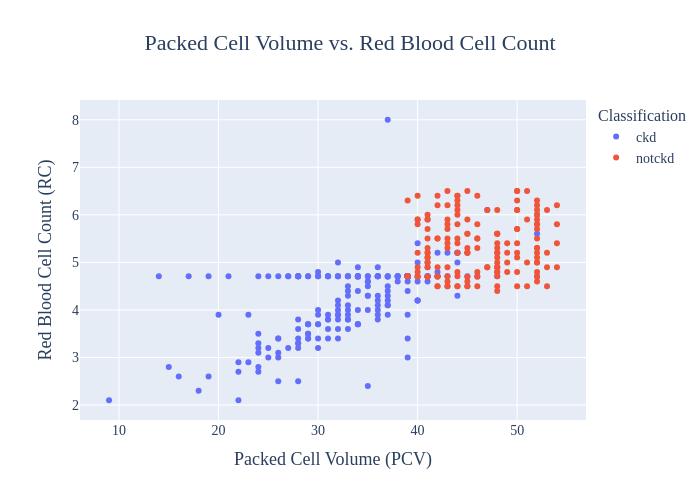

Notebook source saved alongside this figure:
### Markdown cell above
The correlation matrix shows that several of the variables are closely related. For example, hemoglobin and packed cell volume have a strong positive correlation (0.85), while packed cell volume and red blood cell count (0.70) and hemoglobin and red blood cell count (0.68) are also strongly correlated. This supports the patterns seen in the scatter plots, where patients with CKD generally had lower values for these measurements than patients without CKD. Since these variables appear to provide similar information, future analysis may consider removing one or more of them to reduce redundancy and simplify the model. Feature selection techniques can then be used to determine which variables contribute the most to predicting chronic kidney disease.

### Code cell
import plotly.express as px

fig = px.scatter(
    df_kd,
    x='pcv',
    y='rc',
    color='classification',
    title='Packed Cell Volume vs. Red Blood Cell Count',
    labels={
        'pcv': 'Packed Cell Volume (PCV)',
        'rc': 'Red Blood Cell Count (RC)',
        'classification': 'Classification'
    },
    width=700,      # Narrower figure
    height=500
)

fig.update_layout(
    font=dict(
        family='Times New Roman',
        size=14
    ),
    title=dict(
        font=dict(size=22),
        x=0.5,          # Center the title
        xanchor='center'
    ),
    xaxis_title_font=dict(size=18),
    yaxis_title_font=dict(size=18),
    legend_title_font=dict(size=16),
    legend_font=dict(size=14)
)

fig.update_xaxes(tickfont=dict(size=14))
fig.update_yaxes(tickfont=dict(size=14))

fig.show()

### Figure 1 — Plotly figure (JSON) as saved in the notebook; plotly's stock layout.template omitted (floating-point values rounded to 4 significant figures; data arrays with more than 128 entries replaced by an {"elided": "..."} marker saying what was removed)
{"data": [{"hovertemplate": "Classification=ckd<br>Packed Cell Volume (PCV)=%{x}<br>Red Blood Cell Count (RC)=%{y}<extra></extra>", "legendgroup": "ckd", "marker": {"color": "#636efa", "symbol": "circle"}, "mode": "markers", "name": "ckd", "orientation": "v", "showlegend": true, "type": "scatter", "x": {"elided": "250 int values"}, "xaxis": "x", "y": {"elided": "250 float values"}, "yaxis": "y"}, {"hovertemplate": "Classification=notckd<br>Packed Cell Volume (PCV)=%{x}<br>Red Blood Cell Count (RC)=%{y}<extra></extra>", "legendgroup": "notckd", "marker": {"color": "#EF553B", "symbol": "circle"}, "mode": "markers", "name": "notckd", "orientation": "v", "showlegend": true, "type": "scatter", "x": {"elided": "150 int values"}, "xaxis": "x", "y": {"elided": "150 float values"}, "yaxis": "y"}], "layout": {"font": {"family": "Times New Roman", "size": 14}, "height": 500, "legend": {"font": {"size": 14}, "title": {"font": {"size": 16}, "text": "Classification"}, "tracegroupgap": 0}, "title": {"font": {"size": 22}, "text": "Packed Cell Volume vs. Red Blood Cell Count", "x": 0.5, "xanchor": "center"}, "width": 700, "xaxis": {"anchor": "y", "autorange": true, "domain": [0, 1], "range": [6.081, 56.92], "tickfont": {"size": 14}, "title": {"font": {"size": 18}, "text": "Packed Cell Volume (PCV)"}, "type": "linear"}, "yaxis": {"anchor": "x", "autorange": true, "domain": [0, 1], "range": [1.685, 8.415], "tickfont": {"size": 14}, "title": {"font": {"size": 18}, "text": "Red Blood Cell Count (RC)"}, "type": "linear"}}}
